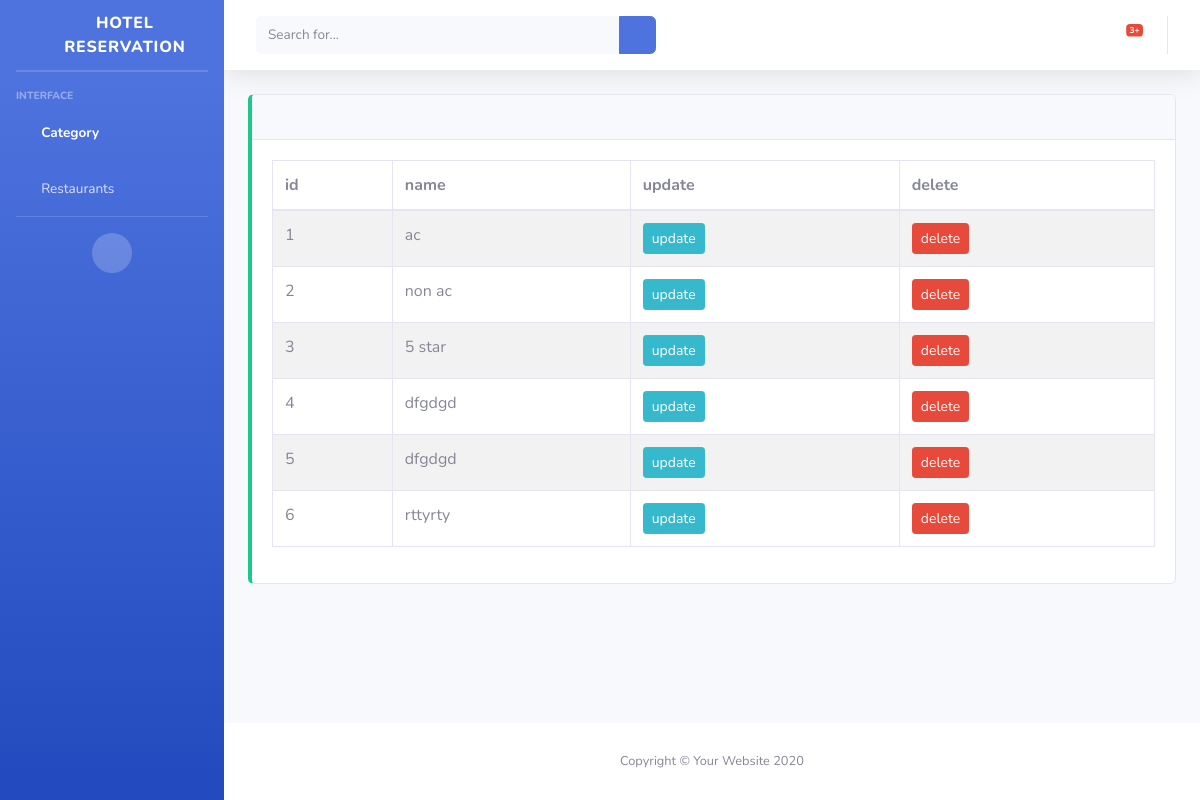
The page /category/ on the database its author committed.
### restaurant/models.py (models this page shows, shortened)
class RestCategory(models.Model):
    name = models.CharField(max_length=10)
    def get_update_url(self):
        return reverse("restcatupdate", kwargs={'pk': self.pk})

### restaurant/views.py (the view)
# urls.py: path('category/', RestCategoryList.as_view(), name="restcatlist"),
class RestCategoryList(ListView):
    model = RestCategory
    template_name = 'restcat/list.html'
    context_object_name = "data"

### restaurant/templates/restcat/list.html
{% extends 'base.html' %}
{% block content %}
<div class="table-responsive">
<table class="table table-bordered table-striped table-hover">
    <thead>
        <tr>
            <th>id</th>
            <th>name</th>
            <th>update</th>
            <th>delete</th>
        </tr>
    </thead>
    <tbody>
    {% for i in data %}
        <tr>
            <td>{{forloop.counter}}</td>
            <td>{{i.name}}</td>
            <td><a href="{{i.get_update_url}}"  class="btn btn-sm btn-info">update</a></td>
            <td><form method="post" action=""><input type="submit" value="delete" class="btn btn-sm btn-danger"></form></a></td>
        </tr>
        {% endfor %}
    </tbody>
</table>
 </div>
{% endblock content %}

### rows shown on the page
RestCategory: name "ac"
RestCategory: name "non ac"
RestCategory: name "5 star"
RestCategory: name "dfgdgd"
RestCategory: name "dfgdgd"
RestCategory: name "rttyrty"
